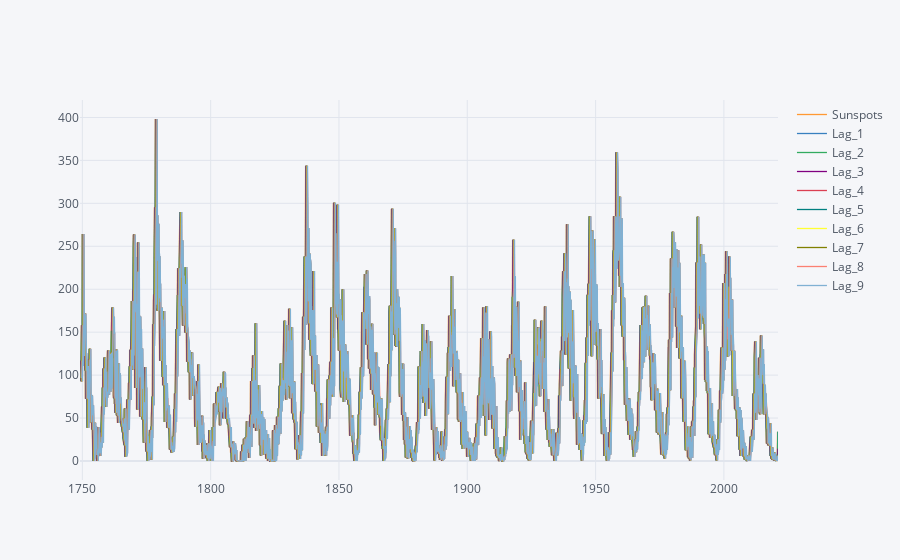

The cell this chart's notebook holds for it:
### Code cell
data_n.iloc[:,np.arange(0,10)].iplot()

### Figure 1 — Plotly figure (JSON) as saved in the notebook; plotly's stock layout.template omitted (floating-point values rounded to 4 significant figures; data arrays with more than 128 entries replaced by an {"elided": "..."} marker saying what was removed)
{"data": [{"line": {"color": "rgba(255, 153, 51, 1.0)", "dash": "solid", "shape": "linear", "width": 1.3}, "mode": "lines", "name": "Sunspots", "text": "", "type": "scatter", "x": {"elided": "3265 str values"}, "y": {"elided": "3265 float values"}}, {"line": {"color": "rgba(55, 128, 191, 1.0)", "dash": "solid", "shape": "linear", "width": 1.3}, "mode": "lines", "name": "Lag_1", "text": "", "type": "scatter", "x": {"elided": "3265 str values"}, "y": {"elided": "3265 mixed values"}}, {"line": {"color": "rgba(50, 171, 96, 1.0)", "dash": "solid", "shape": "linear", "width": 1.3}, "mode": "lines", "name": "Lag_2", "text": "", "type": "scatter", "x": {"elided": "3265 str values"}, "y": {"elided": "3265 mixed values"}}, {"line": {"color": "rgba(128, 0, 128, 1.0)", "dash": "solid", "shape": "linear", "width": 1.3}, "mode": "lines", "name": "Lag_3", "text": "", "type": "scatter", "x": {"elided": "3265 str values"}, "y": {"elided": "3265 mixed values"}}, {"line": {"color": "rgba(219, 64, 82, 1.0)", "dash": "solid", "shape": "linear", "width": 1.3}, "mode": "lines", "name": "Lag_4", "text": "", "type": "scatter", "x": {"elided": "3265 str values"}, "y": {"elided": "3265 mixed values"}}, {"line": {"color": "rgba(0, 128, 128, 1.0)", "dash": "solid", "shape": "linear", "width": 1.3}, "mode": "lines", "name": "Lag_5", "text": "", "type": "scatter", "x": {"elided": "3265 str values"}, "y": {"elided": "3265 mixed values"}}, {"line": {"color": "rgba(255, 255, 51, 1.0)", "dash": "solid", "shape": "linear", "width": 1.3}, "mode": "lines", "name": "Lag_6", "text": "", "type": "scatter", "x": {"elided": "3265 str values"}, "y": {"elided": "3265 mixed values"}}, {"line": {"color": "rgba(128, 128, 0, 1.0)", "dash": "solid", "shape": "linear", "width": 1.3}, "mode": "lines", "name": "Lag_7", "text": "", "type": "scatter", "x": {"elided": "3265 str values"}, "y": {"elided": "3265 mixed values"}}, {"line": {"color": "rgba(251, 128, 114, 1.0)", "dash": "solid", "shape": "linear", "width": 1.3}, "mode": "lines", "name": "Lag_8", "text": "", "type": "scatter", "x": {"elided": "3265 str values"}, "y": {"elided": "3265 mixed values"}}, {"line": {"color": "rgba(128, 177, 211, 1.0)", "dash": "solid", "shape": "linear", "width": 1.3}, "mode": "lines", "name": "Lag_9", "text": "", "type": "scatter", "x": {"elided": "3265 str values"}, "y": {"elided": "3265 mixed values"}}], "layout": {"legend": {"bgcolor": "#F5F6F9", "font": {"color": "#4D5663"}}, "paper_bgcolor": "#F5F6F9", "plot_bgcolor": "#F5F6F9", "title": {"font": {"color": "#4D5663"}}, "xaxis": {"gridcolor": "#E1E5ED", "showgrid": true, "tickfont": {"color": "#4D5663"}, "title": {"font": {"color": "#4D5663"}, "text": ""}, "zerolinecolor": "#E1E5ED"}, "yaxis": {"gridcolor": "#E1E5ED", "showgrid": true, "tickfont": {"color": "#4D5663"}, "title": {"font": {"color": "#4D5663"}, "text": ""}, "zerolinecolor": "#E1E5ED"}}}
